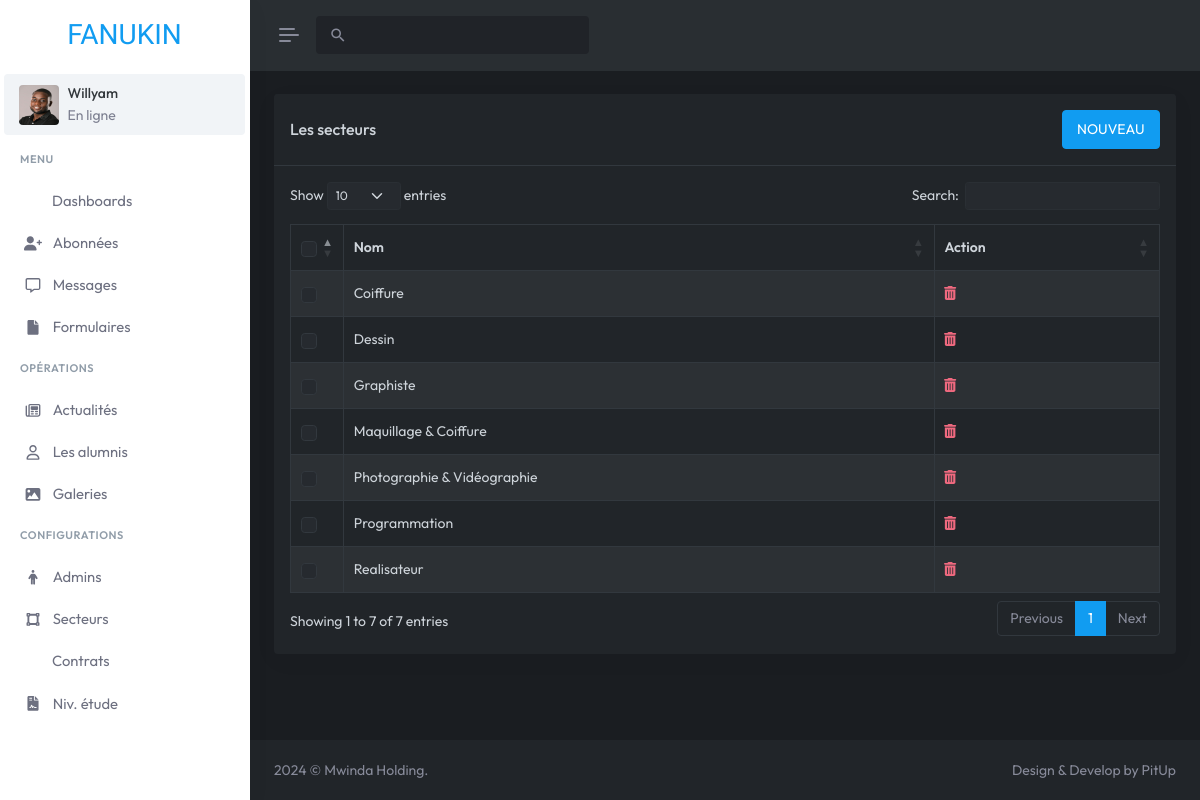
The page /admins/sectors.php (signed in) on the database as committed earlier.
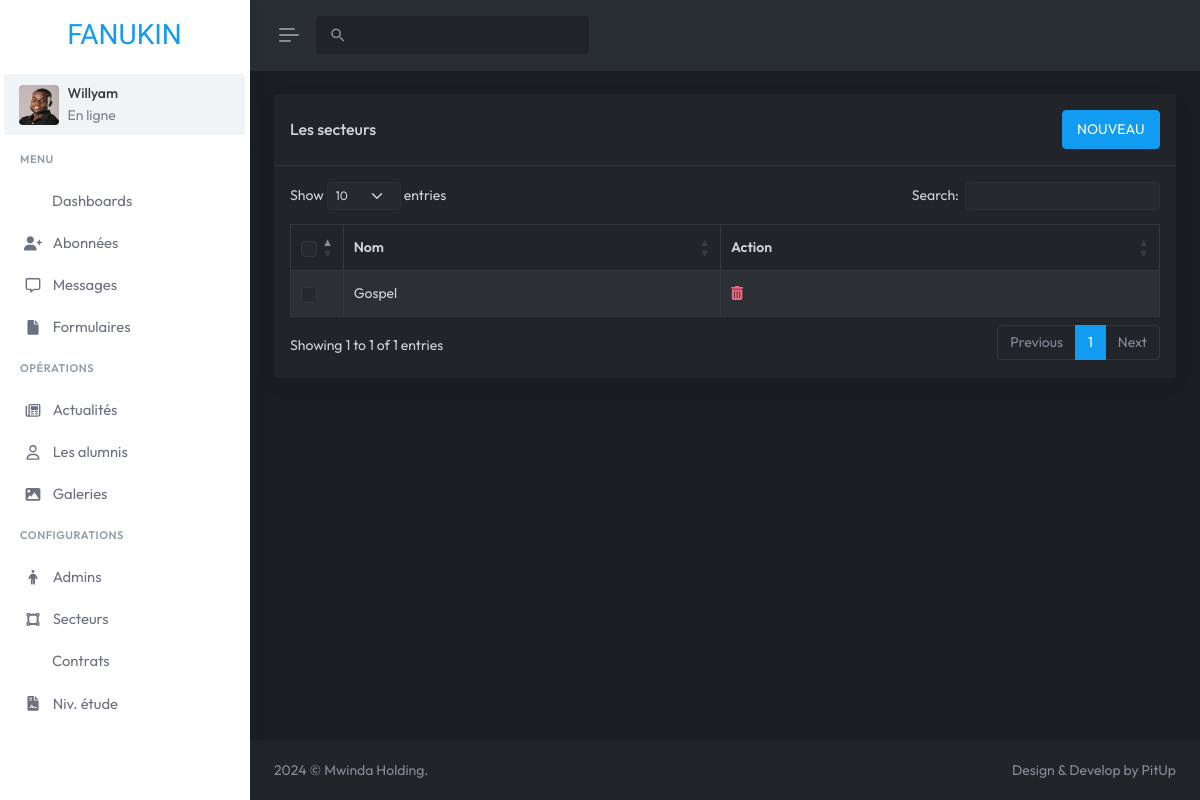
The same page on the database as committed later.
### tables this page shows
CREATE TABLE IF NOT EXISTS `tb_secteur` (
  `id` int NOT NULL AUTO_INCREMENT,
  `designation` text ,
  `icon` text ,
  `status` tinyint DEFAULT '0',
  PRIMARY KEY (`id`)
);

### admins/models/call/secteur/getList.php (called while the page is built, shortened)
<?php
require 'models/class/SecteurHydrate.php';
$db = db();
$manager = new SecteurHydrate($db);
$listAll = $manager->getList();

### admins/models/class/SecteurHydrate.php (called while the page is built, shortened)
<?php
class SecteurHydrate
{
	private $db;
	public function getList()
	{
		$q = $this->db->query('SELECT * FROM tb_secteur ORDER BY designation');
		return $q;
	}
	public function setDb(PDO $db)
	{
		$this->db = $db;
	}
}

### admins/sectors.php (the view, shortened to what the changed rows need)
<!DOCTYPE html>
<html
    lang="en"
    data-layout="vertical"
    data-topbar="light"
    data-sidebar="light"
    data-bs-theme="dark"
    data-sidebar-size="lg"
    data-sidebar-image="none"
    data-preloader="disable"
    data-theme="vintage"
    data-theme-colors="default"
    data-sidebar-user-show
>
    <head>
        <link href="assets/css/bootstrap.min.css" rel="stylesheet" type="text/css" />
        <link href="assets/css/icons.min.css" rel="stylesheet" type="text/css" />
        <link href="assets/css/app.min.css" rel="stylesheet" type="text/css" />
        <link href="assets/css/custom.min.css" rel="stylesheet" type="text/css" />
        <link rel="stylesheet" href="https://cdnjs.cloudflare.com/ajax/libs/MaterialDesign-Webfont/6.5.95/css/materialdesignicons.min.css" />
        <link
            rel="stylesheet"
            href="https://cdnjs.cloudflare.com/ajax/libs/MaterialDesign-Webfont/6.5.95/css/materialdesignicons.css
            "
        />
        <link rel="stylesheet" href="https://cdnjs.cloudflare.com/ajax/libs/MaterialDesign-Webfont/6.5.95/css/materialdesignicons.css.map" />
        <link rel="stylesheet" href="https://cdnjs.cloudflare.com/ajax/libs/MaterialDesign-Webfont/6.5.95/css/materialdesignicons.min.css.map" />
        <link rel="stylesheet" type="text/css" href="https://cdnjs.cloudflare.com/ajax/libs/font-awesome/6.0.0-beta3/css/all.min.css" />
        <link rel="stylesheet" type="text/css" href="https://cdnjs.cloudflare.com/ajax/libs/font-awesome/6.0.0-beta3/css/fontawesome.min.css" />
        <link rel="stylesheet" href="https://cdn.datatables.net/1.11.5/css/dataTables.bootstrap5.min.css" />
        <link rel="stylesheet" href="https://cdn.datatables.net/responsive/2.2.9/css/responsive.bootstrap.min.css" />
        <link rel="stylesheet" href="https://cdn.datatables.net/buttons/2.2.2/css/buttons.dataTables.min.css" />
    </head>
    <body>
        <div id="layout-wrapper">
            <div class="main-content">
                <div class="page-content">
                    <div class="container-fluid">
                        <div class="row">
                            <div class="col-lg-12">
                                <div class="card">
                                    <div class="card-header d-flex align-items-center justify-content-between">
                                        <h5 class="card-title mb-0">Les secteurs</h5>
                                        <button class="btn btn-primary" data-bs-toggle="modal" data-bs-target="#dépôts">NOUVEAU</button>
                                    </div>
                                    <div class="card-body">
                                        <table id="example" class="table table-bordered dt-responsive nowrap table-striped align-middle" style="width: 100%;">
                                            <thead>
                                                <tr>
                                                    <th scope="col" style="width: 10px;">
                                                        <div class="form-check">
                                                            <input class="form-check-input fs-15" type="checkbox" id="checkAll" value="option" />
                                                        </div>
                                                    </th>
                                                    <th data-ordering="false">Nom</th>
                                                    <th data-ordering="false">Action</th>
                                                </tr>
                                            </thead>
                                            <tbody>
                                                <?php
                                                    require 'models/call/secteur/getList.php';
                                                    while ($res = $listAll->fetch(PDO::FETCH_OBJ)) {
                                                ?>
                                                    <tr>
                                                        <th scope="row">
                                                            <div class="form-check">
                                                                <input class="form-check-input fs-15" type="checkbox" name="checkAll" value="option1" />
                                                            </div>
                                                        </th>
                                                        <td><?= $res->designation ?></td>
                                                        <td>
                                                            <a href="models/call/secteur/delete.php?id=<?= $res->id ?>">
                                                                <i class="fa-solid fa-trash-can text-danger"></i>
                                                            </a>
                                                        </td>
                                                    </tr>
                                                <?php }$listAll->closeCursor(); ?>
                                            </tbody>
                                        </table>
                                    </div>
                                </div>
                            </div>
                        </div>
                    </div>
                </div>
            </div>
        </div>
    </body>
</html>

Rows that differ between the two databases and show on the page:
removed tb_secteur: designation "Coiffure"
removed tb_secteur: designation "Dessin"
removed tb_secteur: designation "Graphiste"
removed tb_secteur: designation "Maquillage & Coiffure"
removed tb_secteur: designation "Photographie & Vidéographie"
removed tb_secteur: designation "Programmation"
removed tb_secteur: designation "Realisateur"
added tb_secteur: designation "Gospel"
Other text that changed with them:
text written by a page script: "Show entries Search: Showing 1 to 7 of 7 entries Previous 1 Next" → "Show entries Search: Showing 1 to 1 of 1 entries Previous 1 Next"
